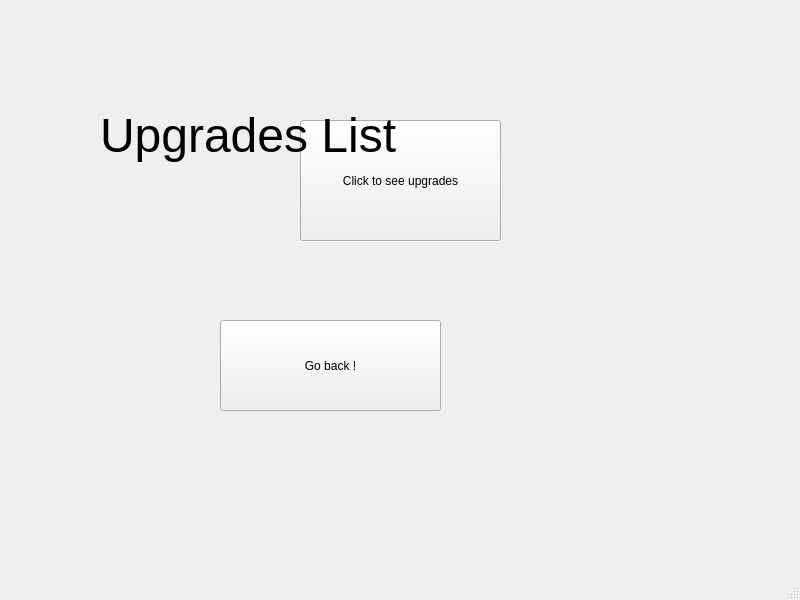
<?xml version="1.0" encoding="UTF-8"?>
<ui version="4.0">
 <class>MainWindow</class>
 <widget class="QMainWindow" name="MainWindow">
  <property name="geometry">
   <rect>
    <x>0</x>
    <y>0</y>
    <width>800</width>
    <height>600</height>
   </rect>
  </property>
  <property name="windowTitle">
   <string>MainWindow</string>
  </property>
  <widget class="QWidget" name="centralwidget">
   <widget class="QPushButton" name="upgradesButton">
    <property name="geometry">
     <rect>
      <x>300</x>
      <y>120</y>
      <width>201</width>
      <height>121</height>
     </rect>
    </property>
    <property name="text">
     <string>Click to see upgrades</string>
    </property>
   </widget>
   <widget class="QWidget" name="widget" native="true">
    <property name="geometry">
     <rect>
      <x>0</x>
      <y>0</y>
      <width>800</width>
      <height>581</height>
     </rect>
    </property>
    <widget class="QLabel" name="label">
     <property name="geometry">
      <rect>
       <x>100</x>
       <y>40</y>
       <width>341</width>
       <height>191</height>
      </rect>
     </property>
     <property name="font">
      <font>
       <pointsize>36</pointsize>
      </font>
     </property>
     <property name="text">
      <string>Upgrades List</string>
     </property>
    </widget>
    <widget class="QPushButton" name="goBackButton">
     <property name="geometry">
      <rect>
       <x>220</x>
       <y>320</y>
       <width>221</width>
       <height>91</height>
      </rect>
     </property>
     <property name="text">
      <string>Go back !</string>
     </property>
    </widget>
    <zorder>goBackButton</zorder>
    <zorder>label</zorder>
   </widget>
  </widget>
  <widget class="QMenuBar" name="menubar">
   <property name="geometry">
    <rect>
     <x>0</x>
     <y>0</y>
     <width>800</width>
     <height>20</height>
    </rect>
   </property>
  </widget>
  <widget class="QStatusBar" name="statusbar"/>
 </widget>
 <resources/>
 <connections/>
</ui>
